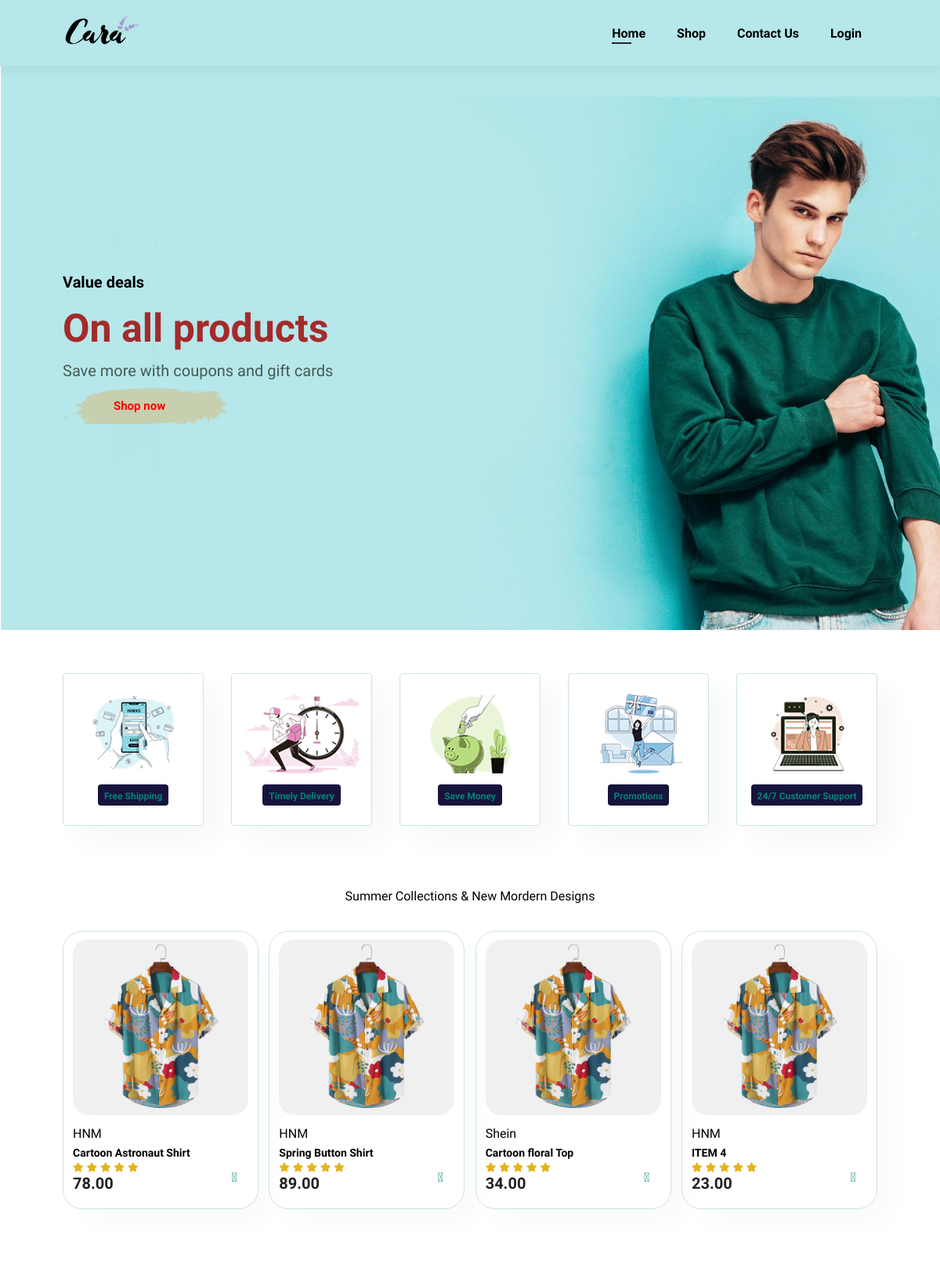
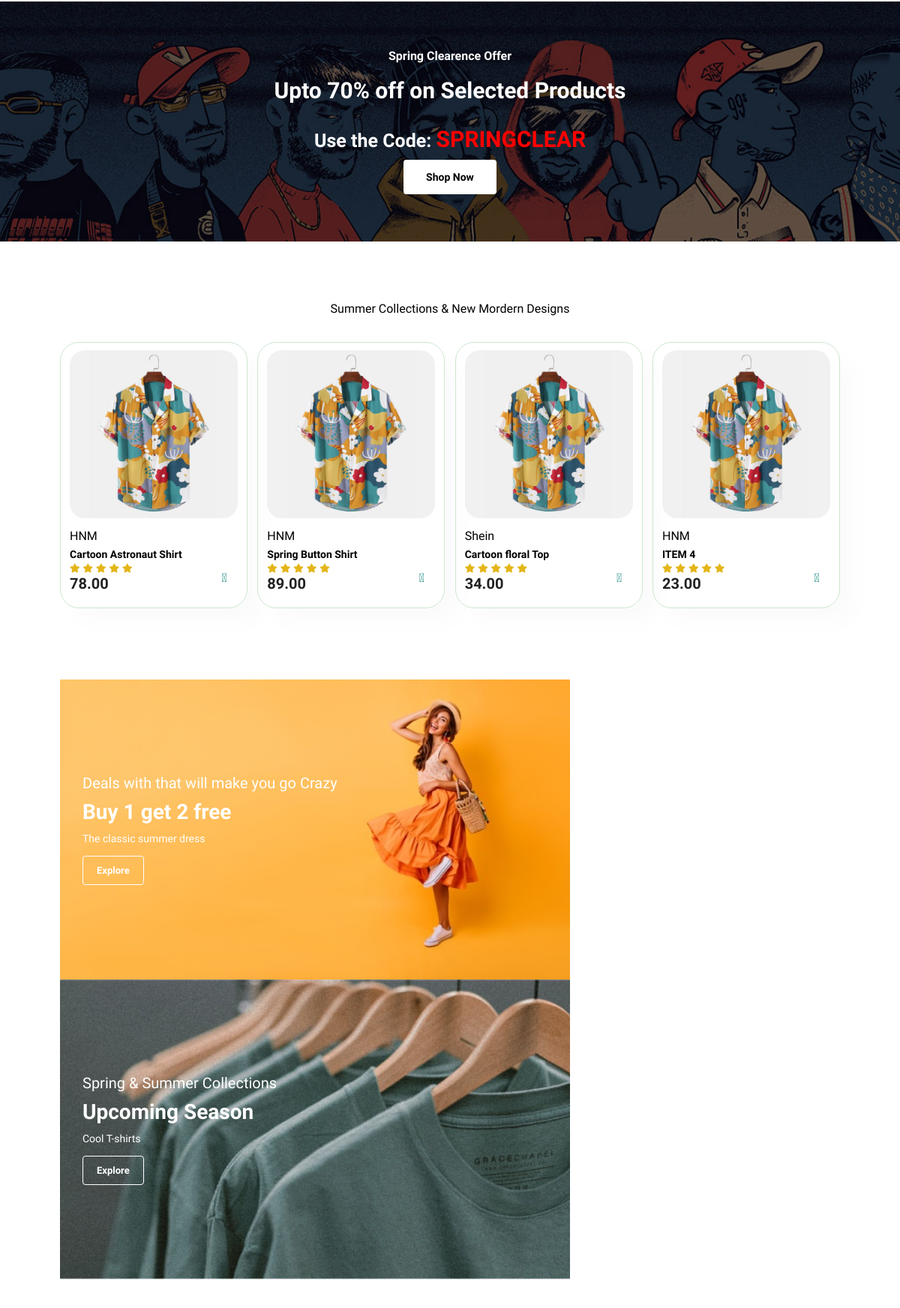
The page / (upper part) on the database its author committed (2 pictures, top to bottom).
### cara/models.py (models this page shows, shortened)
class Product(models.Model):
    name = models.CharField(max_length=200)
    description = models.TextField()
    price = models.DecimalField(max_digits=10, decimal_places=2)

### cara/views.py (the view)
# urls.py: path('',views.home,name='index'),
def home(request):
    products = Product.objects.all()
    context = {'products': products}
    return render(request, 'index.html', context)

### cara/templates/index.html (shortened to what this page needs)
{% load static %}
<!DOCTYPE html>
<html lang="en">
<head>
    <link rel="stylesheet" href="{% static 'styles.css' %}">
    <link rel="stylesheet" href="https://pro.fontawesome.com/releases/v5.10.0/css/all.css" />
</head>
<body>
    <section id="header">
        <a href="index"><img src="{% static 'img/logo.png' %}" class="logo" alt=""></a>
        <div>
            <ul id="navbar">
                <li><a class="active" href="index">Home</a></li>
                <li><a href="shop">Shop</a></li>
                <li><a href="contact">Contact Us</a></li>
                {% if user.is_authenticated %}
                    <li><a href="{% url 'profile' %}">Hi, {{ user.username }}</a></li>
                    <li><a href="{% url 'logout' %}" id='logout-link' onclick = "console.log('Logout clicked');" >Logout</a></li>
                    <li id="lg-bag"><a href="cart"><i class="fas fa-cart-arrow-down"></i></a></li>
                {% else %}
                    <li><a href="{% url 'login' %}">Login</a></li>
                {% endif %}
            </ul>
        </div>
    </section>
    <section id="main">
        <h4>Value deals</h4>
        <h1>On all products</h1>
        <p>Save more with coupons and gift cards</p>
        <button>Shop now</button>
    </section>
    <section id="feature" class="section-p1">
        <div class="fe-box">
            <img src="{% static 'img/features/f1.png' %}" alt="">
            <h6>Free Shipping</h6>
        </div>
        <div class="fe-box">
            <img src="{% static 'img/features/f2.png' %}" alt="">
            <h6>Timely Delivery</h6>
        </div>
        <div class="fe-box">
            <img src="{% static 'img/features/f3.png' %}" alt="">
            <h6>Save Money</h6>
        </div>
        <div class="fe-box">
            <img src="{% static 'img/features/f4.png' %}" alt="">
            <h6>Promotions</h6>
        </div>
        <div class="fe-box">
            <img src="{% static 'img/features/f6.png' %}" alt="">
            <h6>24/7 Customer Support</h6>
        </div>
    </section>
    <section id="product1" class="section-p1">
        <p>Summer Collections & New Mordern Designs</p>
        <div class="pro-container">
            {% for product in products|slice:":4" %}
            <div class="pro"  onclick="window.location.href='single-product'">
                <img src="{% static 'img/products/f1.jpg' %}" alt="">
                <div class="des">
                    <span>{{product.name}}</span>
                    <h5>{{product.description}}</h5>
                    <div class="star">
                        <i class="fas fa-star"></i>
                        <i class="fas fa-star"></i>
                        <i class="fas fa-star"></i>
                        <i class="fas fa-star"></i>
                        <i class="fas fa-star"></i>
                    </div>
                    <h4>{{product.price}}</h4>
                </div>
                <a href="#"><i class="fal fa-shopping-cart cart"></i></a>
            </div>
            {% endfor %}
        </div>
    </section>
    <section id="banner" class="section-m1">
        <h4>Spring Clearence Offer</h4>
        <h2>Upto 70% off on Selected Products</h2>
        <h3>Use the Code: <span>SPRINGCLEAR</span></h3>
        <button class="normal">Shop Now</button>
    </section>
    <section id="product1" class="section-p1">
        <p>Summer Collections & New Mordern Designs</p>
        <div class="pro-container">
            {% for product in products|slice:":4" %}
            <div class="pro"  onclick="window.location.href='single-product'">
                <img src="{% static 'img/products/f1.jpg' %}" alt="">
                <div class="des">
                    <span>{{product.name}}</span>
                    <h5>{{product.description}}</h5>
                    <div class="star">
                        <i class="fas fa-star"></i>
                        <i class="fas fa-star"></i>
                        <i class="fas fa-star"></i>
                        <i class="fas fa-star"></i>
                        <i class="fas fa-star"></i>
                    </div>
                    <h4>{{product.price}}</h4>
                </div>
                <a href="#"><i class="fal fa-shopping-cart cart"></i></a>
            </div>
            {% endfor %}
        </div>
    </section>
    <section id="sm-banner" class="section-p1">
        <div class="banner-box ">
            <h4>Deals with that will make you go Crazy</h4>
            <h2>Buy 1 get 2 free</h2>
            <span>The classic summer dress</span>
            <button class="white">Explore</button>
        </div>
        <div class="banner-box banner-box2">
            <h4>Spring & Summer Collections</h4>
            <h2>Upcoming Season</h2>
            <span>Cool T-shirts</span>
            <button class="white">Explore</button>
        </div>
    </section>
</body>
</html>

### rows shown on the page
Product: name "HNM", description "Cartoon Astronaut Shirt", price "78.00"
Product: name "HNM", description "Spring Button Shirt", price "89.00"
Product: name "Shein", description "Cartoon floral Top", price "34.00"
Product: name "HNM", description "ITEM 4", price "23.00"
